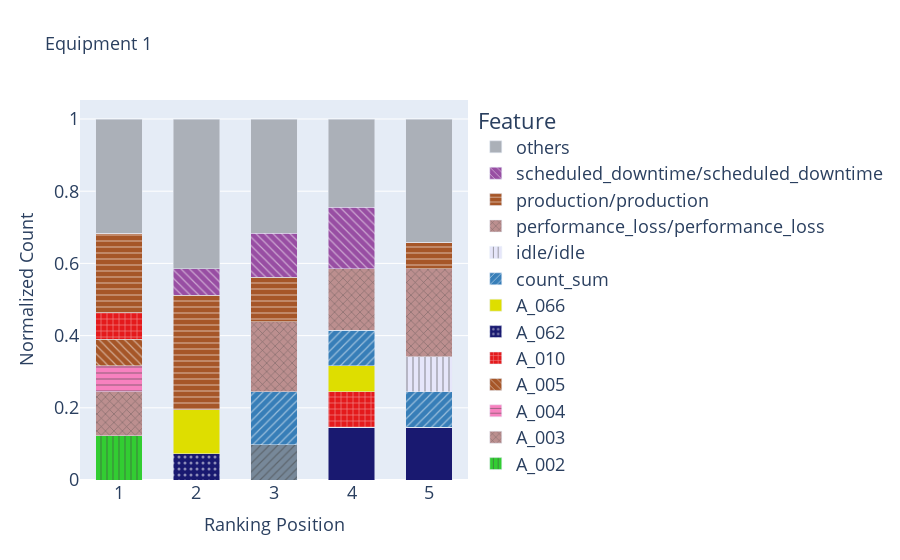
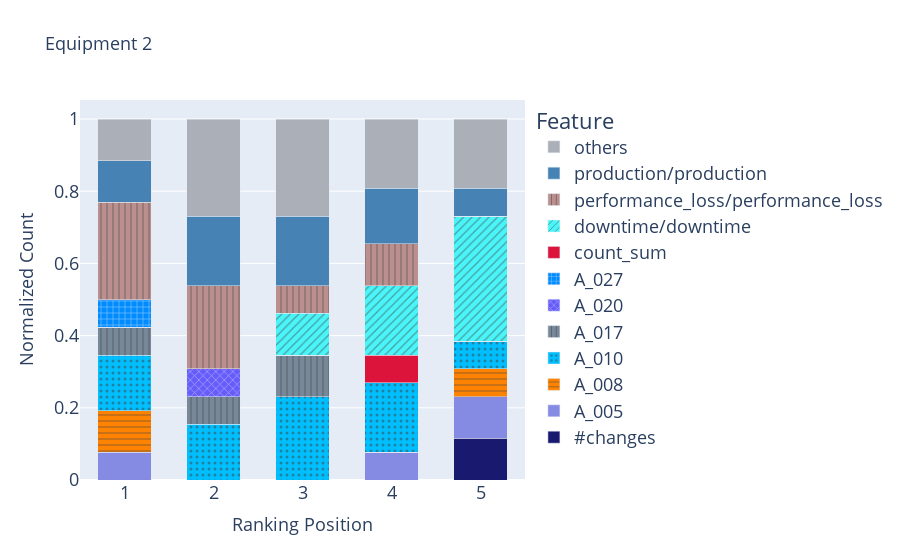
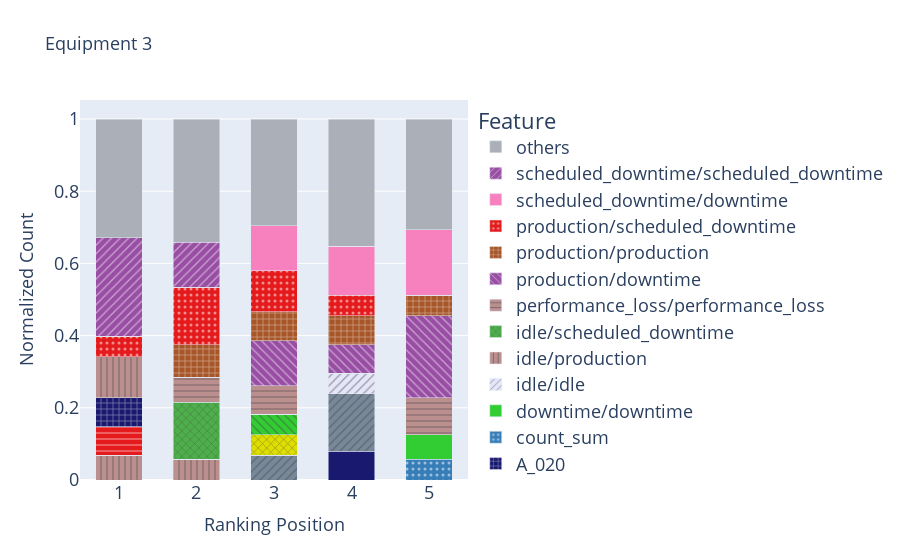
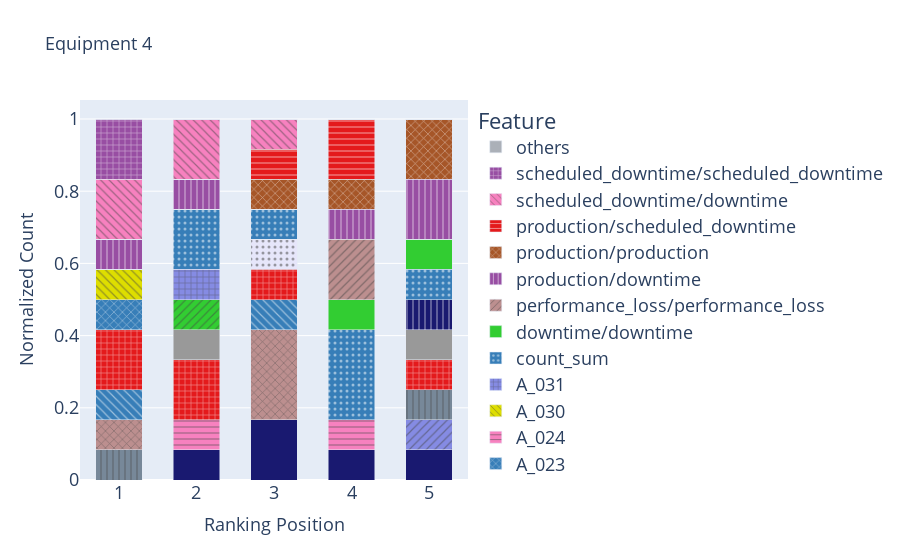

Write notebook code for charts like these, in order.
### Code cell
for i in range(len(equipments)): 
    acme_rank_counting = acme_rankings[i].apply(pd.Series.value_counts).fillna(0).astype(int)
    acme_rank_counting = acme_rank_counting / acme_rank_counting.sum()

    if i==1:
        # just custom colors
        acme_stacked_barplot_fig = feature_importance_distribution_barplot(acme_rank_counting, title='Equipment ' + str(i+1), n_positions = 5, threshold=0.05, color_pattern_dict=feature_colors)
        acme_stacked_barplot_fig.show()

    else: 
        acme_stacked_barplot_fig = feature_importance_distribution_barplot(acme_rank_counting, title='Equipment ' + str(i+1), n_positions = 5, threshold=0.05)
        acme_stacked_barplot_fig.show()

### Figure 1 — Plotly figure (JSON) as saved in the notebook; plotly's stock layout.template omitted (floating-point values rounded to 4 significant figures)
{"data": [{"marker": {"color": "midnightblue", "pattern": {"shape": "", "size": 6}}, "name": "#changes", "showlegend": true, "type": "bar", "width": 0.6, "x": [1, 2, 3, 4, 5], "y": [0, 0, 0, 0.1463, 0.1463]}, {"marker": {"color": "lightslategray", "pattern": {"shape": "/", "size": 6}}, "name": "%scheduled_downtime", "showlegend": true, "type": "bar", "width": 0.6, "x": [1, 2, 3, 4, 5], "y": [0, 0, 0.09756, 0, 0]}, {"marker": {"color": "limegreen", "pattern": {"shape": "|", "size": 6}}, "name": "A_002", "showlegend": true, "type": "bar", "width": 0.6, "x": [1, 2, 3, 4, 5], "y": [0.122, 0, 0, 0, 0]}, {"marker": {"color": "rosyBrown", "pattern": {"shape": "x", "size": 6}}, "name": "A_003", "showlegend": true, "type": "bar", "width": 0.6, "x": [1, 2, 3, 4, 5], "y": [0.122, 0, 0, 0, 0]}, {"marker": {"color": "#f781bf", "pattern": {"shape": "-", "size": 6}}, "name": "A_004", "showlegend": true, "type": "bar", "width": 0.6, "x": [1, 2, 3, 4, 5], "y": [0.07317, 0, 0, 0, 0]}, {"marker": {"color": "#a65628", "pattern": {"shape": "\\", "size": 6}}, "name": "A_005", "showlegend": true, "type": "bar", "width": 0.6, "x": [1, 2, 3, 4, 5], "y": [0.07317, 0, 0, 0, 0]}, {"marker": {"color": "#e41a1c", "pattern": {"shape": "+", "size": 6}}, "name": "A_010", "showlegend": true, "type": "bar", "width": 0.6, "x": [1, 2, 3, 4, 5], "y": [0.07317, 0, 0, 0.09756, 0]}, {"marker": {"color": "midnightblue", "pattern": {"shape": ".", "size": 6}}, "name": "A_062", "showlegend": true, "type": "bar", "width": 0.6, "x": [1, 2, 3, 4, 5], "y": [0, 0.07317, 0, 0, 0]}, {"marker": {"color": "#dede00", "pattern": {"shape": "", "size": 6}}, "name": "A_066", "showlegend": true, "type": "bar", "width": 0.6, "x": [1, 2, 3, 4, 5], "y": [0, 0.122, 0, 0.07317, 0]}, {"marker": {"color": "#377eb8", "pattern": {"shape": "/", "size": 6}}, "name": "count_sum", "showlegend": true, "type": "bar", "width": 0.6, "x": [1, 2, 3, 4, 5], "y": [0, 0, 0.1463, 0.09756, 0.09756]}, {"marker": {"color": "lavender", "pattern": {"shape": "|", "size": 6}}, "name": "idle/idle", "showlegend": true, "type": "bar", "width": 0.6, "x": [1, 2, 3, 4, 5], "y": [0, 0, 0, 0, 0.09756]}, {"marker": {"color": "rosyBrown", "pattern": {"shape": "x", "size": 6}}, "name": "performance_loss/performance_loss", "showlegend": true, "type": "bar", "width": 0.6, "x": [1, 2, 3, 4, 5], "y": [0, 0, 0.1951, 0.1707, 0.2439]}, {"marker": {"color": "#a65628", "pattern": {"shape": "-", "size": 6}}, "name": "production/production", "showlegend": true, "type": "bar", "width": 0.6, "x": [1, 2, 3, 4, 5], "y": [0.2195, 0.3171, 0.122, 0, 0.07317]}, {"marker": {"color": "#984ea3", "pattern": {"shape": "\\", "size": 6}}, "name": "scheduled_downtime/scheduled_downtime", "showlegend": true, "type": "bar", "width": 0.6, "x": [1, 2, 3, 4, 5], "y": [0, 0.07317, 0.122, 0.1707, 0]}, {"marker": {"color": "#abb0b8"}, "name": "others", "showlegend": true, "type": "bar", "width": 0.6, "x": [1, 2, 3, 4, 5], "y": [0.3171, 0.4146, 0.3171, 0.2439, 0.3415]}], "layout": {"bargap": 0.1, "barmode": "stack", "legend": {"entrywidth": 0.5, "font": {"size": 18}, "title": {"text": "Feature"}}, "title": {"font": {"size": 18}, "text": "Equipment 1"}, "xaxis": {"tickfont": {"size": 18}, "tickmode": "array", "tickvals": [1, 2, 3, 4, 5], "title": {"font": {"size": 18}, "text": "Ranking Position"}}, "yaxis": {"tickfont": {"size": 18}, "title": {"font": {"size": 18}, "text": "Normalized Count"}}}}

### Figure 2 — Plotly figure (JSON) as saved in the notebook; plotly's stock layout.template omitted (floating-point values rounded to 4 significant figures)
{"data": [{"marker": {"color": "midnightblue", "pattern": {"shape": "", "size": 6}}, "name": "#changes", "showlegend": true, "type": "bar", "width": 0.6, "x": [1, 2, 3, 4, 5], "y": [0, 0, 0, 0, 0.1154]}, {"marker": {"color": "#858be3", "pattern": {"shape": "", "size": 6}}, "name": "A_005", "showlegend": true, "type": "bar", "width": 0.6, "x": [1, 2, 3, 4, 5], "y": [0.07692, 0, 0, 0.07692, 0.1154]}, {"marker": {"color": "#ff8200", "pattern": {"shape": "-", "size": 6}}, "name": "A_008", "showlegend": true, "type": "bar", "width": 0.6, "x": [1, 2, 3, 4, 5], "y": [0.1154, 0, 0, 0, 0.07692]}, {"marker": {"color": "deepskyblue", "pattern": {"shape": ".", "size": 6}}, "name": "A_010", "showlegend": true, "type": "bar", "width": 0.6, "x": [1, 2, 3, 4, 5], "y": [0.1538, 0.1538, 0.2308, 0.1923, 0.07692]}, {"marker": {"color": "lightslategray", "pattern": {"shape": "|", "size": 6}}, "name": "A_017", "showlegend": true, "type": "bar", "width": 0.6, "x": [1, 2, 3, 4, 5], "y": [0.07692, 0.07692, 0.1154, 0, 0]}, {"marker": {"color": "#665cfa", "pattern": {"shape": "x", "size": 6}}, "name": "A_020", "showlegend": true, "type": "bar", "width": 0.6, "x": [1, 2, 3, 4, 5], "y": [0, 0.07692, 0, 0, 0]}, {"marker": {"color": "#008bff", "pattern": {"shape": "+", "size": 6}}, "name": "A_027", "showlegend": true, "type": "bar", "width": 0.6, "x": [1, 2, 3, 4, 5], "y": [0.07692, 0, 0, 0, 0]}, {"marker": {"color": "crimson", "pattern": {"shape": "", "size": 6}}, "name": "count_sum", "showlegend": true, "type": "bar", "width": 0.6, "x": [1, 2, 3, 4, 5], "y": [0, 0, 0, 0.07692, 0]}, {"marker": {"color": "#4af5f9", "pattern": {"shape": "/", "size": 6}}, "name": "downtime/downtime", "showlegend": true, "type": "bar", "width": 0.6, "x": [1, 2, 3, 4, 5], "y": [0, 0, 0.1154, 0.1923, 0.3462]}, {"marker": {"color": "rosyBrown", "pattern": {"shape": "|", "size": 6}}, "name": "performance_loss/performance_loss", "showlegend": true, "type": "bar", "width": 0.6, "x": [1, 2, 3, 4, 5], "y": [0.2692, 0.2308, 0.07692, 0.1154, 0]}, {"marker": {"color": "steelBlue", "pattern": {"shape": "", "size": 6}}, "name": "production/production", "showlegend": true, "type": "bar", "width": 0.6, "x": [1, 2, 3, 4, 5], "y": [0.1154, 0.1923, 0.1923, 0.1538, 0.07692]}, {"marker": {"color": "#abb0b8"}, "name": "others", "showlegend": true, "type": "bar", "width": 0.6, "x": [1, 2, 3, 4, 5], "y": [0.1154, 0.2692, 0.2692, 0.1923, 0.1923]}], "layout": {"bargap": 0.1, "barmode": "stack", "legend": {"entrywidth": 0.5, "font": {"size": 18}, "title": {"text": "Feature"}}, "title": {"font": {"size": 18}, "text": "Equipment 2"}, "xaxis": {"tickfont": {"size": 18}, "tickmode": "array", "tickvals": [1, 2, 3, 4, 5], "title": {"font": {"size": 18}, "text": "Ranking Position"}}, "yaxis": {"tickfont": {"size": 18}, "title": {"font": {"size": 18}, "text": "Normalized Count"}}}}

### Figure 3 — Plotly figure (JSON) as saved in the notebook; plotly's stock layout.template omitted (floating-point values rounded to 4 significant figures)
{"data": [{"marker": {"color": "midnightblue", "pattern": {"shape": "", "size": 6}}, "name": "#changes", "showlegend": true, "type": "bar", "width": 0.6, "x": [1, 2, 3, 4, 5], "y": [0, 0, 0, 0.07955, 0]}, {"marker": {"color": "lightslategray", "pattern": {"shape": "/", "size": 6}}, "name": "%scheduled_downtime", "showlegend": true, "type": "bar", "width": 0.6, "x": [1, 2, 3, 4, 5], "y": [0, 0, 0.06818, 0.1591, 0]}, {"marker": {"color": "rosyBrown", "pattern": {"shape": "|", "size": 6}}, "name": "A_003", "showlegend": true, "type": "bar", "width": 0.6, "x": [1, 2, 3, 4, 5], "y": [0.06818, 0.05682, 0, 0, 0]}, {"marker": {"color": "#dede00", "pattern": {"shape": "x", "size": 6}}, "name": "A_006", "showlegend": true, "type": "bar", "width": 0.6, "x": [1, 2, 3, 4, 5], "y": [0, 0, 0.05682, 0, 0]}, {"marker": {"color": "#e41a1c", "pattern": {"shape": "-", "size": 6}}, "name": "A_010", "showlegend": true, "type": "bar", "width": 0.6, "x": [1, 2, 3, 4, 5], "y": [0.07955, 0, 0, 0, 0]}, {"marker": {"color": "limegreen", "pattern": {"shape": "\\", "size": 6}}, "name": "A_017", "showlegend": true, "type": "bar", "width": 0.6, "x": [1, 2, 3, 4, 5], "y": [0, 0, 0.05682, 0, 0]}, {"marker": {"color": "midnightblue", "pattern": {"shape": "+", "size": 6}}, "name": "A_020", "showlegend": true, "type": "bar", "width": 0.6, "x": [1, 2, 3, 4, 5], "y": [0.07955, 0, 0, 0, 0]}, {"marker": {"color": "#377eb8", "pattern": {"shape": ".", "size": 6}}, "name": "count_sum", "showlegend": true, "type": "bar", "width": 0.6, "x": [1, 2, 3, 4, 5], "y": [0, 0, 0, 0, 0.05682]}, {"marker": {"color": "limegreen", "pattern": {"shape": "", "size": 6}}, "name": "downtime/downtime", "showlegend": true, "type": "bar", "width": 0.6, "x": [1, 2, 3, 4, 5], "y": [0, 0, 0, 0, 0.06818]}, {"marker": {"color": "lavender", "pattern": {"shape": "/", "size": 6}}, "name": "idle/idle", "showlegend": true, "type": "bar", "width": 0.6, "x": [1, 2, 3, 4, 5], "y": [0, 0, 0, 0.05682, 0]}, {"marker": {"color": "rosyBrown", "pattern": {"shape": "|", "size": 6}}, "name": "idle/production", "showlegend": true, "type": "bar", "width": 0.6, "x": [1, 2, 3, 4, 5], "y": [0.1136, 0, 0, 0, 0]}, {"marker": {"color": "#4daf4a", "pattern": {"shape": "x", "size": 6}}, "name": "idle/scheduled_downtime", "showlegend": true, "type": "bar", "width": 0.6, "x": [1, 2, 3, 4, 5], "y": [0, 0.1591, 0, 0, 0]}, {"marker": {"color": "rosyBrown", "pattern": {"shape": "-", "size": 6}}, "name": "performance_loss/performance_loss", "showlegend": true, "type": "bar", "width": 0.6, "x": [1, 2, 3, 4, 5], "y": [0, 0.06818, 0.07955, 0, 0.1023]}, {"marker": {"color": "#984ea3", "pattern": {"shape": "\\", "size": 6}}, "name": "production/downtime", "showlegend": true, "type": "bar", "width": 0.6, "x": [1, 2, 3, 4, 5], "y": [0, 0, 0.125, 0.07955, 0.2273]}, {"marker": {"color": "#a65628", "pattern": {"shape": "+", "size": 6}}, "name": "production/production", "showlegend": true, "type": "bar", "width": 0.6, "x": [1, 2, 3, 4, 5], "y": [0, 0.09091, 0.07955, 0.07955, 0.05682]}, {"marker": {"color": "#e41a1c", "pattern": {"shape": ".", "size": 6}}, "name": "production/scheduled_downtime", "showlegend": true, "type": "bar", "width": 0.6, "x": [1, 2, 3, 4, 5], "y": [0.05682, 0.1591, 0.1136, 0.05682, 0]}, {"marker": {"color": "#f781bf", "pattern": {"shape": "", "size": 6}}, "name": "scheduled_downtime/downtime", "showlegend": true, "type": "bar", "width": 0.6, "x": [1, 2, 3, 4, 5], "y": [0, 0, 0.125, 0.1364, 0.1818]}, {"marker": {"color": "#984ea3", "pattern": {"shape": "/", "size": 6}}, "name": "scheduled_downtime/scheduled_downtime", "showlegend": true, "type": "bar", "width": 0.6, "x": [1, 2, 3, 4, 5], "y": [0.2727, 0.125, 0, 0, 0]}, {"marker": {"color": "#abb0b8"}, "name": "others", "showlegend": true, "type": "bar", "width": 0.6, "x": [1, 2, 3, 4, 5], "y": [0.3295, 0.3409, 0.2955, 0.3523, 0.3068]}], "layout": {"bargap": 0.1, "barmode": "stack", "legend": {"entrywidth": 0.5, "font": {"size": 18}, "title": {"text": "Feature"}}, "title": {"font": {"size": 18}, "text": "Equipment 3"}, "xaxis": {"tickfont": {"size": 18}, "tickmode": "array", "tickvals": [1, 2, 3, 4, 5], "title": {"font": {"size": 18}, "text": "Ranking Position"}}, "yaxis": {"tickfont": {"size": 18}, "title": {"font": {"size": 18}, "text": "Normalized Count"}}}}

### Figure 4 — Plotly figure (JSON) as saved in the notebook; plotly's stock layout.template omitted (floating-point values rounded to 4 significant figures)
{"data": [{"marker": {"color": "midnightblue", "pattern": {"shape": "", "size": 6}}, "name": "#changes", "showlegend": true, "type": "bar", "width": 0.6, "x": [1, 2, 3, 4, 5], "y": [0, 0.08333, 0.1667, 0.08333, 0.08333]}, {"marker": {"color": "#858be3", "pattern": {"shape": "/", "size": 6}}, "name": "%downtime", "showlegend": true, "type": "bar", "width": 0.6, "x": [1, 2, 3, 4, 5], "y": [0, 0, 0, 0, 0.08333]}, {"marker": {"color": "lightslategray", "pattern": {"shape": "|", "size": 6}}, "name": "%scheduled_downtime", "showlegend": true, "type": "bar", "width": 0.6, "x": [1, 2, 3, 4, 5], "y": [0.08333, 0, 0, 0, 0.08333]}, {"marker": {"color": "rosyBrown", "pattern": {"shape": "x", "size": 6}}, "name": "A_003", "showlegend": true, "type": "bar", "width": 0.6, "x": [1, 2, 3, 4, 5], "y": [0.08333, 0, 0.25, 0, 0]}, {"marker": {"color": "#f781bf", "pattern": {"shape": "-", "size": 6}}, "name": "A_004", "showlegend": true, "type": "bar", "width": 0.6, "x": [1, 2, 3, 4, 5], "y": [0, 0.08333, 0, 0, 0]}, {"marker": {"color": "#377eb8", "pattern": {"shape": "\\", "size": 6}}, "name": "A_008", "showlegend": true, "type": "bar", "width": 0.6, "x": [1, 2, 3, 4, 5], "y": [0.08333, 0, 0.08333, 0, 0]}, {"marker": {"color": "#e41a1c", "pattern": {"shape": "+", "size": 6}}, "name": "A_010", "showlegend": true, "type": "bar", "width": 0.6, "x": [1, 2, 3, 4, 5], "y": [0.1667, 0.1667, 0.08333, 0, 0.08333]}, {"marker": {"color": "lavender", "pattern": {"shape": ".", "size": 6}}, "name": "A_013", "showlegend": true, "type": "bar", "width": 0.6, "x": [1, 2, 3, 4, 5], "y": [0, 0, 0.08333, 0, 0]}, {"marker": {"color": "#999999", "pattern": {"shape": "", "size": 6}}, "name": "A_016", "showlegend": true, "type": "bar", "width": 0.6, "x": [1, 2, 3, 4, 5], "y": [0, 0.08333, 0, 0, 0.08333]}, {"marker": {"color": "limegreen", "pattern": {"shape": "/", "size": 6}}, "name": "A_018", "showlegend": true, "type": "bar", "width": 0.6, "x": [1, 2, 3, 4, 5], "y": [0, 0.08333, 0, 0, 0]}, {"marker": {"color": "midnightblue", "pattern": {"shape": "|", "size": 6}}, "name": "A_020", "showlegend": true, "type": "bar", "width": 0.6, "x": [1, 2, 3, 4, 5], "y": [0, 0, 0, 0, 0.08333]}, {"marker": {"color": "#377eb8", "pattern": {"shape": "x", "size": 6}}, "name": "A_023", "showlegend": true, "type": "bar", "width": 0.6, "x": [1, 2, 3, 4, 5], "y": [0.08333, 0, 0, 0, 0]}, {"marker": {"color": "#f781bf", "pattern": {"shape": "-", "size": 6}}, "name": "A_024", "showlegend": true, "type": "bar", "width": 0.6, "x": [1, 2, 3, 4, 5], "y": [0, 0, 0, 0.08333, 0]}, {"marker": {"color": "#dede00", "pattern": {"shape": "\\", "size": 6}}, "name": "A_030", "showlegend": true, "type": "bar", "width": 0.6, "x": [1, 2, 3, 4, 5], "y": [0.08333, 0, 0, 0, 0]}, {"marker": {"color": "#858be3", "pattern": {"shape": "+", "size": 6}}, "name": "A_031", "showlegend": true, "type": "bar", "width": 0.6, "x": [1, 2, 3, 4, 5], "y": [0, 0.08333, 0, 0, 0]}, {"marker": {"color": "#377eb8", "pattern": {"shape": ".", "size": 6}}, "name": "count_sum", "showlegend": true, "type": "bar", "width": 0.6, "x": [1, 2, 3, 4, 5], "y": [0, 0.1667, 0.08333, 0.25, 0.08333]}, {"marker": {"color": "limegreen", "pattern": {"shape": "", "size": 6}}, "name": "downtime/downtime", "showlegend": true, "type": "bar", "width": 0.6, "x": [1, 2, 3, 4, 5], "y": [0, 0, 0, 0.08333, 0.08333]}, {"marker": {"color": "rosyBrown", "pattern": {"shape": "/", "size": 6}}, "name": "performance_loss/performance_loss", "showlegend": true, "type": "bar", "width": 0.6, "x": [1, 2, 3, 4, 5], "y": [0, 0, 0, 0.1667, 0]}, {"marker": {"color": "#984ea3", "pattern": {"shape": "|", "size": 6}}, "name": "production/downtime", "showlegend": true, "type": "bar", "width": 0.6, "x": [1, 2, 3, 4, 5], "y": [0.08333, 0.08333, 0, 0.08333, 0.1667]}, {"marker": {"color": "#a65628", "pattern": {"shape": "x", "size": 6}}, "name": "production/production", "showlegend": true, "type": "bar", "width": 0.6, "x": [1, 2, 3, 4, 5], "y": [0, 0, 0.08333, 0.08333, 0.1667]}, {"marker": {"color": "#e41a1c", "pattern": {"shape": "-", "size": 6}}, "name": "production/scheduled_downtime", "showlegend": true, "type": "bar", "width": 0.6, "x": [1, 2, 3, 4, 5], "y": [0, 0, 0.08333, 0.1667, 0]}, {"marker": {"color": "#f781bf", "pattern": {"shape": "\\", "size": 6}}, "name": "scheduled_downtime/downtime", "showlegend": true, "type": "bar", "width": 0.6, "x": [1, 2, 3, 4, 5], "y": [0.1667, 0.1667, 0.08333, 0, 0]}, {"marker": {"color": "#984ea3", "pattern": {"shape": "+", "size": 6}}, "name": "scheduled_downtime/scheduled_downtime", "showlegend": true, "type": "bar", "width": 0.6, "x": [1, 2, 3, 4, 5], "y": [0.1667, 0, 0, 0, 0]}, {"marker": {"color": "#abb0b8"}, "name": "others", "showlegend": true, "type": "bar", "width": 0.6, "x": [1, 2, 3, 4, 5], "y": [1.11e-16, 1.11e-16, 0, 0, 1.11e-16]}], "layout": {"bargap": 0.1, "barmode": "stack", "legend": {"entrywidth": 0.5, "font": {"size": 18}, "title": {"text": "Feature"}}, "title": {"font": {"size": 18}, "text": "Equipment 4"}, "xaxis": {"tickfont": {"size": 18}, "tickmode": "array", "tickvals": [1, 2, 3, 4, 5], "title": {"font": {"size": 18}, "text": "Ranking Position"}}, "yaxis": {"tickfont": {"size": 18}, "title": {"font": {"size": 18}, "text": "Normalized Count"}}}}
